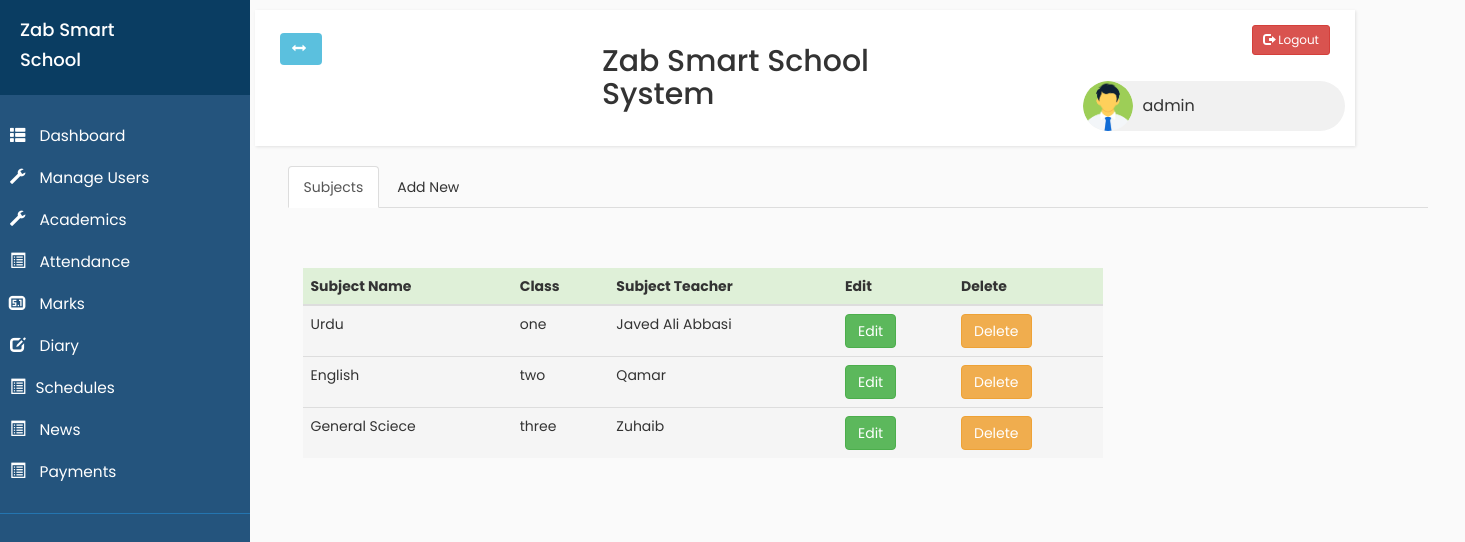
Screenshot of /Application/admin/manageSubject.php (signed in) with the database file from the repository.
### tables this page shows
CREATE TABLE `admin_tb` (
  `admin_id` int(11) NOT NULL,
  `adminname` varchar(50) NOT NULL,
  `admin_email` varchar(50) NOT NULL,
  `admin_phone` varchar(50) NOT NULL,
  `username` varchar(50) NOT NULL,
  `password` varchar(50) NOT NULL
);

CREATE TABLE `subject_tb` (
  `subject_id` int(11) NOT NULL,
  `subject_name` varchar(50) NOT NULL,
  `class_id` int(11) NOT NULL,
  `teacher_id` int(11) NOT NULL
);

CREATE TABLE `class_tb` (
  `class_id` int(11) NOT NULL,
  `class_name` varchar(50) NOT NULL
);

CREATE TABLE `teacher_tb` (
  `teacher_id` int(11) NOT NULL,
  `teacher_name` varchar(50) NOT NULL,
  `email` varchar(50) NOT NULL,
  `phone` varchar(50) NOT NULL,
  `username` varchar(50) NOT NULL,
  `password` varchar(50) NOT NULL
);

### Application/admin/manageSubject.php (the view, shortened to what this page needs)
<?php
if ($_SESSION["login_admin"] == null) {
  header("location:  index.php");
} else {
  include_once('include/admin_navbar.php');
  ?>
  <!DOCTYPE html>
  <html lang="en">
  <head>
  </head>
  <body>
    <div class="container">
      <ul class="nav nav-tabs">
        <li class="active"><a data-toggle="tab" href="#table">Subjects</a></li>
        <li><a data-toggle="tab" href="#new">Add New</a></li>
      </ul>
      <br>
      <div class="tab-content">
        <div id="table" class="tab-pane fade in active">
          <div class="container">
            <br><br>
            <table class="table" style="width: 800px;">
              <?php
                $connection = mysqli_connect("localhost", "root", "", "sms1_db");
                $query = "SELECT * FROM subject_tb";
                $query_run = mysqli_query($connection, $query);
                ?>
              <thead>
                <tr class="success">
                  <th>Subject Name</th>
                  <th>Class</th>
                  <th>Subject Teacher</th>
                  <th>Edit</th>
                  <th>Delete</th>
                </tr>
              </thead>
              <tbody>
                <?php
                  if (mysqli_num_rows($query_run) > 0) {
                    while ($row = mysqli_fetch_assoc($query_run)) {
                      ?>
                    <tr class="active">
                      <td><?php echo $row["subject_name"] ?></td>
                      <?php
                            $class_id = $row["class_id"];
                            $teacher_id = $row["teacher_id"];
                            $query1 = "SELECT * from class_tb where class_id=$class_id";
                            $query_run1 = mysqli_query($connection, $query1);
                            $class = mysqli_fetch_assoc($query_run1);
                            $query2 = "SELECT * from teacher_tb where teacher_id=$teacher_id";
                            $query_run2 = mysqli_query($connection, $query2);
                            $teach = mysqli_fetch_assoc($query_run2);
                            ?>
                      <td><?php echo $class["class_name"] ?></td>
                      <td><?php echo $teach["teacher_name"] ?></td>
                      <td><button class="btn btn-success" name="btn-edit-name" onclick="getUserDetails(<?php echo $row['subject_id'] ?>)">Edit</button></td>
                      <td><button class="btn btn-warning" onclick="deleteUser(<?php echo $row['subject_id'] ?>)">Delete</button></td>
                    </tr>
                <?php
                    }
                  } else {
                    echo "No record found";
                  }
                  ?>
              </tbody>
            </table>
          </div>
        </div>
      </div>
    </div>
  </body>
  </html>
<?php
}
?>

### Application/admin/include/admin_navbar.php (shortened to what this page needs)
<?php
$connection = mysqli_connect("localhost", "root", "", "sms1_db");
?>
<!DOCTYPE html>
<html>
<head>
    <link rel="stylesheet" href="https://maxcdn.bootstrapcdn.com/bootstrap/3.3.7/css/bootstrap.min.css">
    <link rel="stylesheet" href="style4.css" type="text/css">
    <link rel="stylesheet" href="https://cdnjs.cloudflare.com/ajax/libs/font-awesome/4.7.0/css/font-awesome.min.css">
    <link rel="stylesheet" href="https://maxcdn.bootstrapcdn.com/bootstrap/3.4.0/css/bootstrap.min.css">
    <link rel="stylesheet" href="style4.css" type="text/css">
</head>
<body>
    <div class="wrapper">
        <nav id="sidebar">
            <div class="sidebar-header">
                <h4>Zab Smart </h4>
                <h4> School</h4>
            </div>
            <ul class="list-unstyled components ">
                <li>
                    <a href="profile.php">
                        <i class="glyphicon glyphicon-th-list"></i>
                        Dashboard
                    </a>
                </li>
                <li>
                    <a href="javascript:;" data-toggle="collapse" data-target="#posts_dropdown">
                        <i class="
                            glyphicon glyphicon-wrench">
                        </i>
                        Manage Users
                    </a>
                </li>
                <li>
                    <a href="javascript:;" data-toggle="collapse" data-target="#classes_dropdown"><i class="
                                    glyphicon glyphicon-wrench"></i> Academics
                    </a>
                </li>
                <li>
                    <a href="javascript:;" data-toggle="collapse" data-target="#attendance_dropdown"><i class="glyphicon glyphicon-list-alt"></i> Attendance
                    </a>
                </li>
                <li>
                    <a href="ViewMarks.php">
                        <i class="glyphicon glyphicon-sound-5-1"></i>
                        Marks
                    </a>
                    <a href="ViewDiary.php">
                        <i class="glyphicon glyphicon-edit"></i>
                        Diary
                    </a>
                </li>
                <li>
                    <a href="javascript:;" data-toggle="collapse" data-target="#schedules_dropdown"><i class="glyphicon glyphicon-list-alt"></i>Schedules
                    </a>
                </li>
                <li>
                    <a href="javascript:;" data-toggle="collapse" data-target="#news_dropdown"><i class="glyphicon glyphicon-list-alt"></i> News
                    </a>
                </li>
                <li>
                    <a href="javascript:;" data-toggle="collapse" data-target="#fee_dropdown"><i class="glyphicon glyphicon-list-alt"></i> Payments
                    </a>
                </li>
            </ul>
        </nav>
        <div id="content">
            <div class="row"style=" width:1100px">
                <nav class="navbar navbar-default ">
                    <div class="container-fluid ">
                        <div class="col-lg-1.0">
                            <div class="navbar-header ">
                                <button type="button" id="sidebarCollapse" class="btn btn-info navbar-btn">
                                    <i class="
								glyphicon glyphicon-resize-horizontal"></i>
                                </button>
                            </div>
                            <div class="col-lg-9">
                                <div class="zab">
                                    <h2>Zab Smart School System</h2>
                                </div>
                            </div>
                            <?php
                            $admin_name = "";
                            if ($_SESSION["login_admin"] != null) {
                                $username = $_SESSION['login_admin'];
                                $query = "SELECT * FROM admin_tb WHERE username='$username'";
                                $query_run = mysqli_query($connection, $query);
                                if (mysqli_num_rows($query_run) == 1) {
                                    $row = mysqli_fetch_assoc($query_run);
                                    $admin_name = $row["adminname"];
                                }
                            } else {
                                header("header: index.php");
                            }
                            ?>
                            <a href="../../logout.php" id="destroy" class="btn btn-danger btn-sm" style="float: right;">
                                <span class="glyphicon glyphicon-log-out"></span> Logout
                            </a>
                            <div class="col-lg-1.5">
                                <div class="chip navbar-right col-xs-3 ">
                                    <img src="avatar.png">
                                    <?php echo  $admin_name ?>
                                </div>
                            </div>
                        </div>
                    </div>
                </nav>
            </div>

### Application/admin/style4.css (style rules this page uses)
body { font-family: 'Poppins', sans-serif; background: #fafafa; margin-top: -10px; overflow-x: hidden; box-sizing: border-box; }
a, a:hover, a:focus { color: inherit; text-decoration: none; transition: all 0.3s; }
.navbar { padding: 15px 10px; background: #fff; border: none; border-radius: 0; margin-bottom: 20px; box-shadow: 1px 1px 3px rgba(0, 0, 0, 0.1); }
.navbar-btn { box-shadow: none; outline: none !important; border: none; }
i, span { display: inline-block; }
.wrapper { display: flex; align-items: stretch; }
#sidebar { min-width: 250px; max-width: 250px; background: #24547D;; color: #fff; transition: all 0.6s; }
#sidebar ul li a { text-align: left; }
#sidebar .sidebar-header { padding: 20px; background: #0A3D62; height: 105px; }
#sidebar ul.components { padding: 20px 0; border-bottom: 1px solid #2475B0; }
#sidebar ul li a { padding: 10px; font-size: 1.1em; display: block; }
#sidebar ul li a i { margin-right: 10px; }
a[data-toggle="collapse"] { position: relative; }
#content { padding: 20px; min-height: 100vh; transition: all 0.3s; width: 100%; }
.zab { margin-left: 35%; margin-right: 25%; }
.chip { display: inline-block; padding: 0 25px; height: 50px; font-size: 16px; line-height: 50px; border-radius: 25px; background-color: #f1f1f1; margin-top: -40px; }
.chip img { float: left; margin: 0 10px 0 -25px; height: 50px; width: 50px; border-radius: 50%; }

### rows the page displays
admin_tb: adminname "admin"
subject_tb: subject_name "Urdu", class.class_name "one", teacher.teacher_name "Javed Ali Abbasi"
subject_tb: subject_name "English", class.class_name "two", teacher.teacher_name "Qamar"
subject_tb: subject_name "General Sciece", class.class_name "three", teacher.teacher_name "Zuhaib"
